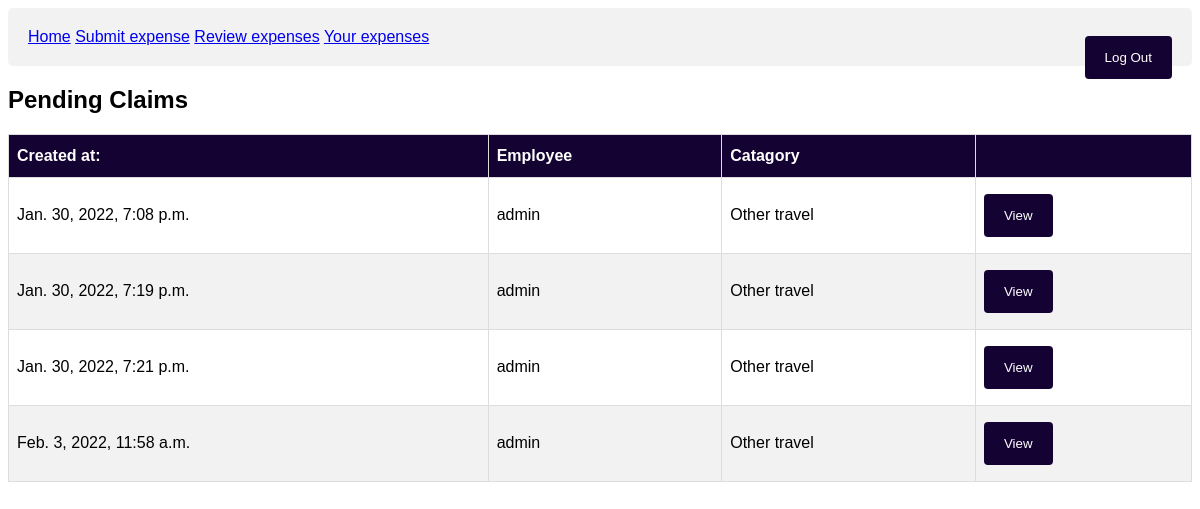
The app's page /review/ (signed in), older data.
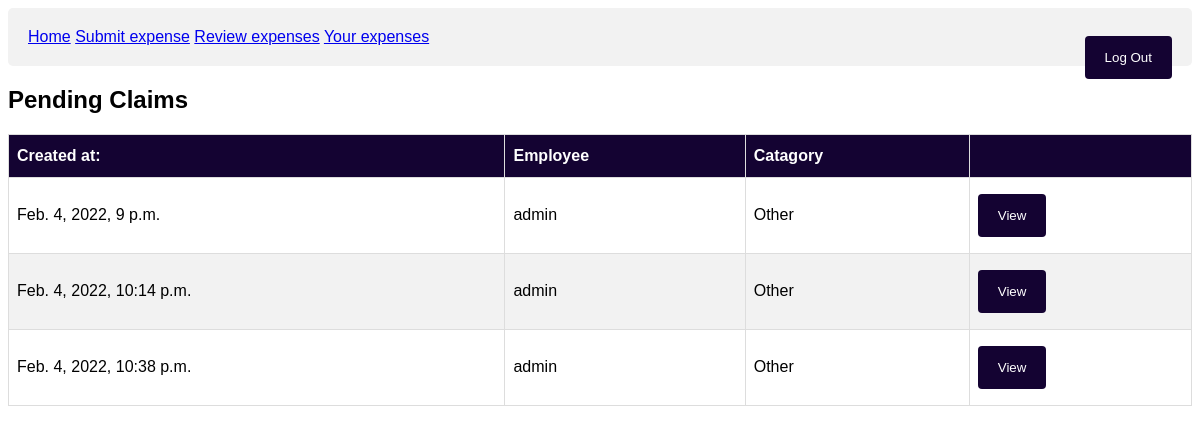
The same page, newer data.
### expense_app/models.py (models this page shows)
class Expense(models.Model):
    Approved = "AP"
    Rejected = "RE"
    Draft = "DR"
    Pending = "PE"
    Accommodation = "AC"
    Subsistence = "SU"
    Mileage = "MI"
    Staff_entertainment = "SE"
    Client_entertainment = "CE"
    Other = "OH"
    Flights = "FL"
    Other_travel = "OT"
    Euro = "EU"
    GBP = "GB"
    USD = "US"
    SGD = "SG"
    AUD = "AU"
    CHF = "CH"
    HKD = "HK"
    Status_Type = [(Approved, "Approved"), (Rejected, "Rejected"), (Draft, "Draft"), (Pending, "Pending")]
    Claim_Type = [(Accommodation, "Accommodation"), (Client_entertainment, "Client entertainment (Incl VAT)"), (Flights, "Flights"), (Mileage, "Mileage"), (Other, "Other"), (Other_travel, "Other travel"), (Staff_entertainment, "Staff entertainment"), (Subsistence, "Subsistence")]
    Currency_Type = [(Euro, "Euro"), (GBP, "Pound Sterling"), (USD, "US Dollar"), (SGD, "Singaporean Dollar"), (AUD, "Australian Dollar"), (CHF, "Swiss Franc"), (HKD, "Hong Kong Dollar")]
    time = models.DateTimeField(auto_now = True)
    expense_amount = models.FloatField(validators=[MinValueValidator(0.0)], default=0)
    VAT_amount = models.FloatField(validators=[MinValueValidator(0.0)], default=0)
    employee = models.ForeignKey(User, on_delete=models.CASCADE, default = id(User))
    catagory = models.CharField(max_length = 2, choices= Claim_Type, default = "OH")
    persons_seen = models.CharField(max_length = 50, blank=False)
    information = models.TextField(max_length = 500)
    status = models.CharField(max_length = 2, choices= Status_Type, default = "PE")
    manager_comment = models.TextField(max_length = 500, null= True)
    expense_date = models.DateField()
    currency = models.CharField(max_length = 2, choices = Currency_Type, default = "GB")
    class Meta:
        ordering = ["time"]

### expense_app/views.py (the view)
# urls.py: path('review/', views.ExpenseReview.as_view(), name = "review"),
class ExpenseReview(LoginRequiredMixin, PermissionRequiredMixin, ListView):
  permission_required = "expense_app.view_expense"
  raise_exception = True
  model = Expense
  template_name = "expense_app/review.html"

### expense_app/templatetags/auth_extras.py (called while the page is built)
@register.filter(name='has_group')
def has_group(user, group_name):
    return user.groups.filter(name=group_name).exists()

### expense_app/templates/expense_app/review.html (shortened to what this page needs)
<!DOCTYPE html>
{% extends 'expense_app/base.html' %}
{% block content %}
<h2>Pending Claims</h2>
<table id="expense">
  <tr>
    <th>Created at:</th>
    <th>Employee</th>
    <th>Catagory</th>
      <th> </th>
  </tr>
  {% for expense in object_list %}
  {% if expense.status == "PE" %}
    <tr>
        <td>{{ expense.time}}</td>
        <td>{{ expense.employee }}</td>
        <td>{{ expense.get_catagory_display }}</td>
        <td><a href="{% url 'claim' expense.id %}"><button>View</button></a></td>
    </tr>
  {% endif %}
  {% endfor %}
</table>
{% endblock %}

### expense_app/templates/expense_app/base.html (shortened to what this page needs)
<!DOCTYPE html>
{% load auth_extras %}
<html>
  <head>
  </head>
  <body>
    <div class="topnav" id="pageTopNav">
        <a href="{% url 'home' %}">Home</a>
        <a href="{% url 'submission' %}">Submit expense</a>
        {% if request.user|has_group:"Manager" or  request.user.is_superuser %}
        <a href="{% url 'review' %}">Review expenses</a>
        {% endif %}
        <a href="{% url 'history' %}">Your expenses</a>
        <a href="{% url 'logout' %}"><button style="float: right;">Log Out</button></a>
      </div>
    {% block content %}
    {% endblock %}
  </body>
</html>

### expense_app/templates/expense_app/base.html (style rules this page uses)
body { font-family: Arial, Helvetica, sans-serif; }
table { border-collapse: collapse; width: 100%; }
td, th { border: 1px solid #ddd; padding: 8px; }
tr:nth-child(even) { background-color: #f2f2f2; }
th { padding-top: 12px; padding-bottom: 12px; text-align: left; background-color: #140332; color: white; }
button, input[type=submit] { background-color: #140332; color: white; padding: 14px 20px; margin: 8px 0; border: none; border-radius: 4px; cursor: pointer; }
div { border-radius: 5px; background-color: #f2f2f2; padding: 20px; }

Row changes from the older to the newer data that the page shows:
removed Expense: time "Jan. 30, 2022, 7:08 p.m.", employee "admin", catagory "Other travel"
removed Expense: time "Jan. 30, 2022, 7:19 p.m.", employee "admin", catagory "Other travel"
removed Expense: time "Jan. 30, 2022, 7:21 p.m.", employee "admin", catagory "Other travel"
removed Expense: time "Feb. 3, 2022, 11:58 a.m.", employee "admin", catagory "Other travel"
added Expense: time "Feb. 4, 2022, 9 p.m.", employee "admin", catagory "Other"
added Expense: time "Feb. 4, 2022, 10:14 p.m.", employee "admin", catagory "Other"
now on this page (row edited): Expense: time "Feb. 4, 2022, 10:38 p.m.", employee "admin", catagory "Other"
